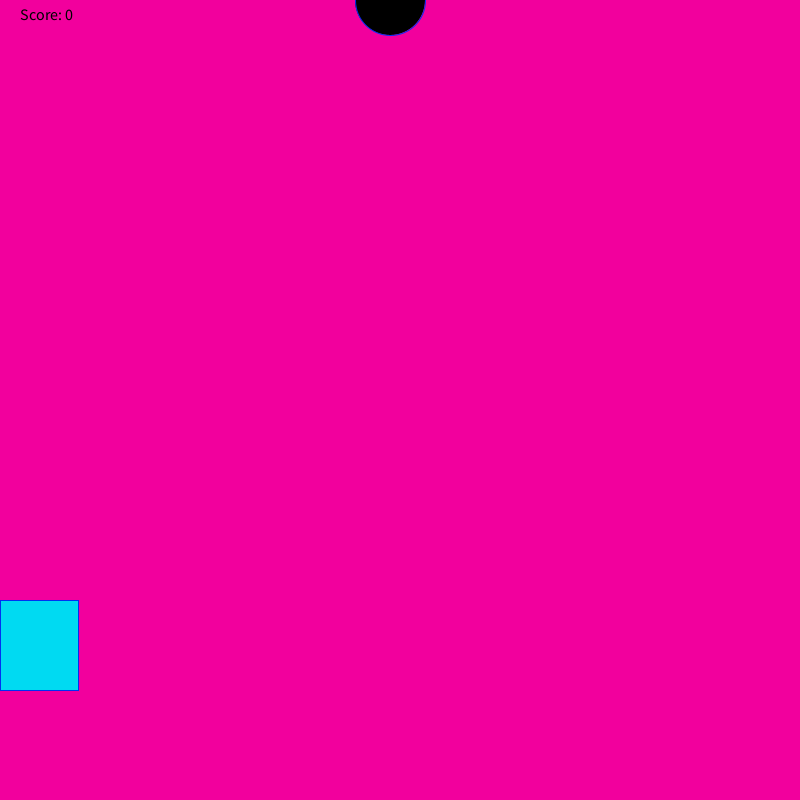
Frame 1 (no input)
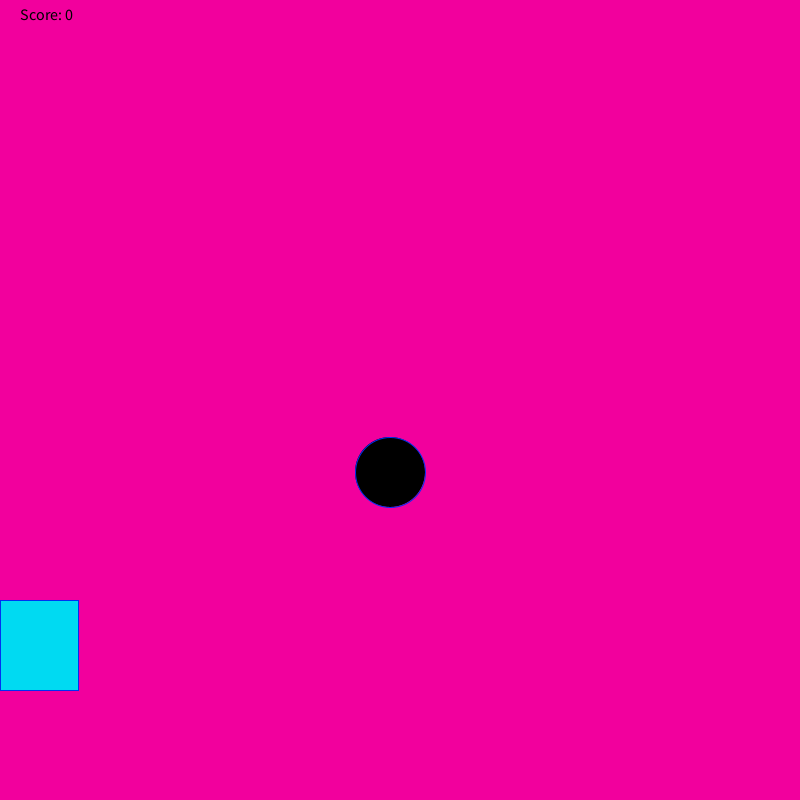
Frame 60 (the mouse pressed at the canvas centre just before this capture)
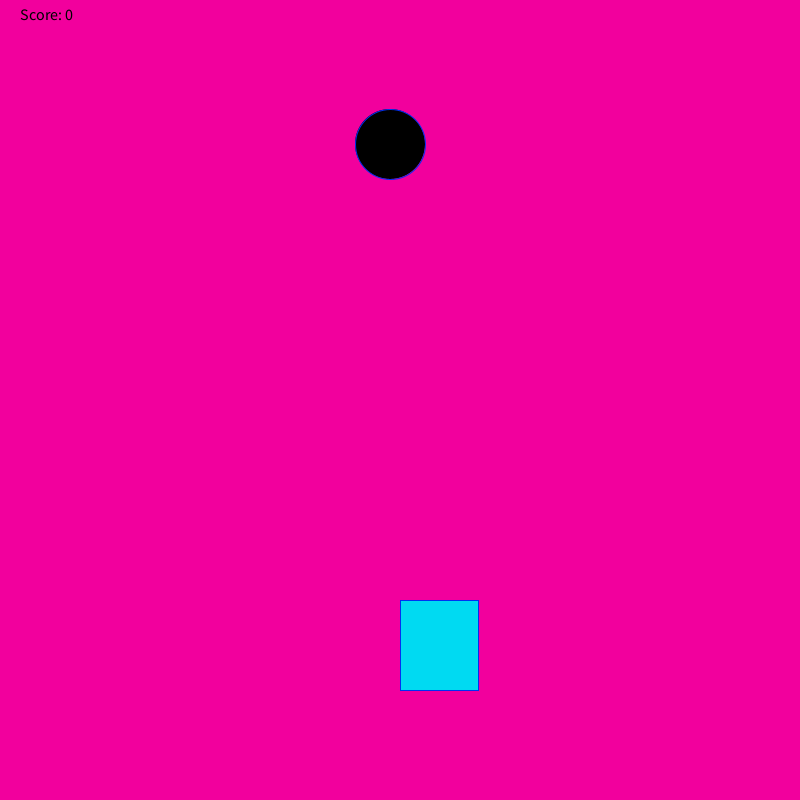
Frame 120 (the mouse held since frame 60 and released just before this capture)

The Processing sketch that drew these frames (run headless with seeded random() and noise(); from frame 60 on, the mouse is pressed at the canvas centre):

// Processing sketch: raindrops
// ── raindrops.pde
int y=0;
int score;
int x=390;

void draw()   {
background(242, 0, 157);
fill(0, 218, 242);
stroke(0, 48, 242);
rect( mouseX,  600,  78,  90);

fill(0, 0, 0);
textSize(16);
text("Score: " + score, 20, 20);
if (y>800)  { 
y=0;
}








ellipse(x, y, 70, 70);
  y+=8;
  



if (x > mouseX && x < mouseX+100)
          score++;
     else if (score > 0) 
          score--;
     println("Your score is now: " + score);
     
}   
     
    void setup()  {         
     
     size(800, 800);
     
     
     
     
     
    }


     
     
  


  
  

    
  
  
  
  
